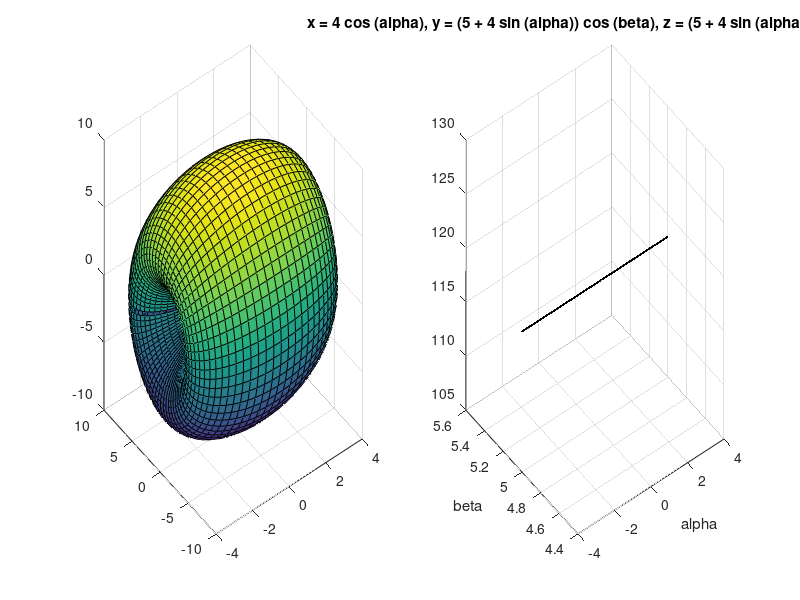

This figure's MATLAB source:
% surf,ezsurf画出x^2+(y-5)^2=16绕x轴旋转一周形成的曲面
% 因为这里的函数是隐函数， 
% 化成显函数后有两支，
%必须使用参数方程
alpha=[0:0.1:2*pi]';
beta=0:0.1:2*pi;
x=4*cos(alpha)*ones(size(beta));
y=(5+4*sin(alpha))*cos(beta);
z=(5+4*sin(alpha))*sin(beta);
subplot(1,2,1)
surf(x,y,z)
X=@(alpha,beta)4*cos(alpha);
Y=@(alpha,beta)(5+4*sin(alpha))*cos(beta);
Z=@(alpha,beta)(5+4*sin(alpha))*sin(beta);
subplot(1,2,2)
ezsurf(X,Y,Z)
% 对于其它的二次曲面，
% 如果可以写成 单支的显函数，
% 直接使用命令 ezmesh 或 ezsurf 画图，
% 否则必须先化成参数方程
